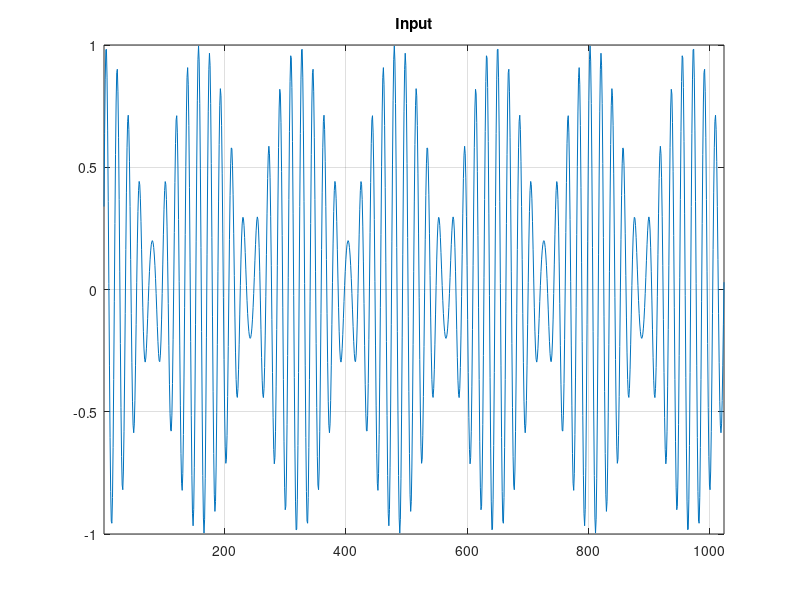
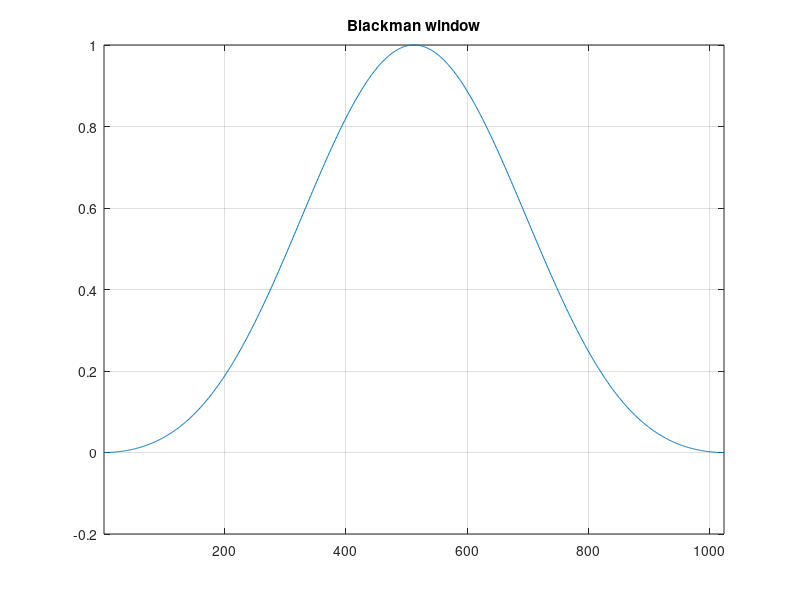
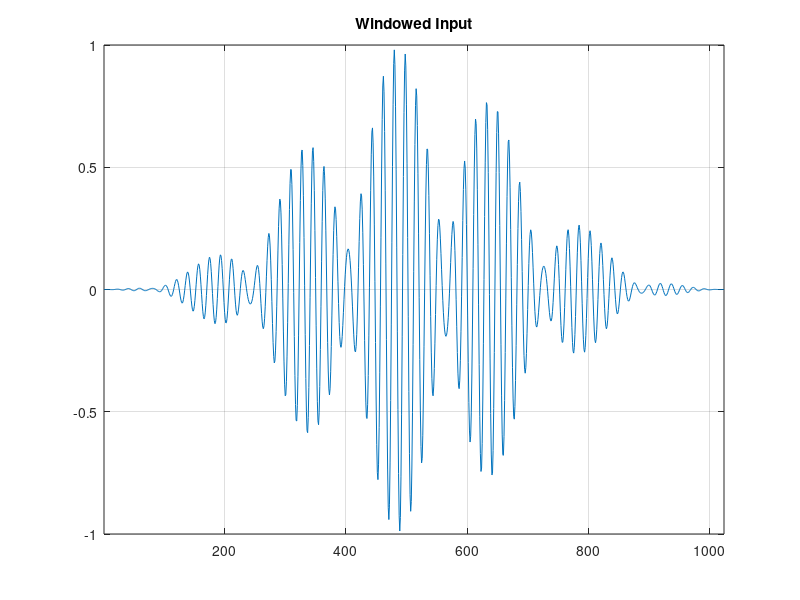
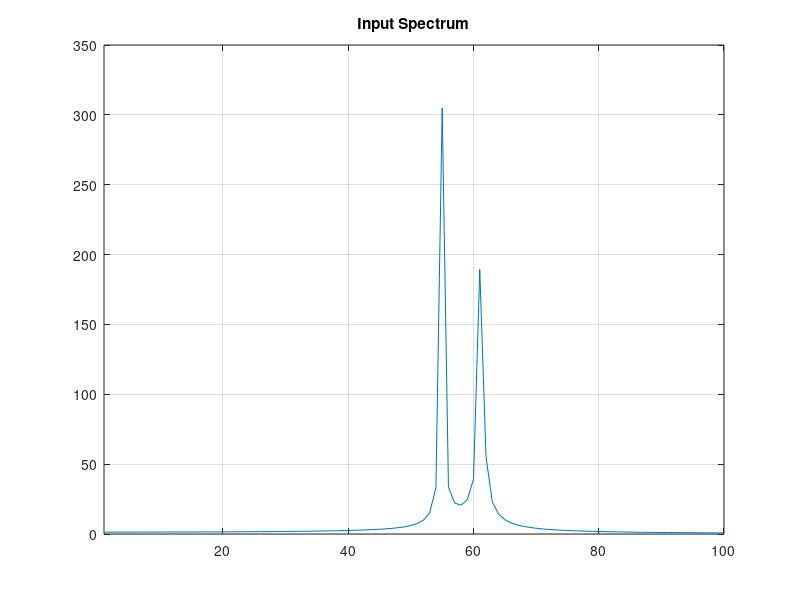

Reproduce these figures in MATLAB, in order.
%%%%%%%%%%%%%%%%%%%%%%%%%%%%%%%%%%%%%%%%%%%%%%%%%%%%%%%%%%%%%%%%%%%%%%%%%%%
%                              Example 1.4                                %
%%%%%%%%%%%%%%%%%%%%%%%%%%%%%%%%%%%%%%%%%%%%%%%%%%%%%%%%%%%%%%%%%%%%%%%%%%%
clear;
close all;
clc;

%-------------------------------------------------------------------------%
%                                                                         %
%                           Simulation parameters                         %
%                                                                         %
%-------------------------------------------------------------------------%

points=2^10;                    % The number of points used                   
f_in1=1/17;
f_in2=1/19;                     % input frequencies
t=[1:points];                   % sample-times used
                                % input signal
                                
x=0.4*sin(2*pi*f_in1*t)+0.6*sin(2*pi*f_in2*t);

%--------------------------------Graphics---------------------------------%
%                                                                         %
%    figure(1) --> Fig 1.22(a) page 29                                    %
%    figure(3) --> Fig 1.22(b) page 29                                    %
%    figure(4) --> Fig 1.23(a) page 30                                    %
%    figure(5) --> Fig 1.23(b) page 30                                    %
%                                                                         %
%-------------------------------------------------------------------------%

figure(1);
plot(x)
title('Input');
grid on;
xlim([1 points]);

w1 = window(@blackman,points);  % window
figure (2)
plot(w1(1:1024))
title('Blackman window');
grid on;
xlim([1 points]);

xw=x.*w1';                      % windowed input
figure (3)
plot(xw);
title('Windowed Input');
grid on;
xlim([1 points]);

sp=abs(fft(x));                 % spectrum of input
figure (4)
plot(sp(1:100));
title('Input Spectrum');
grid on;
xlim([1 100]);

sp=abs(fft(xw));                % spectrum of the windowed input
figure (5)
plot(sp(1:100))
title('Windowed Input Spectrum');
grid on;
xlim([1 100]);
